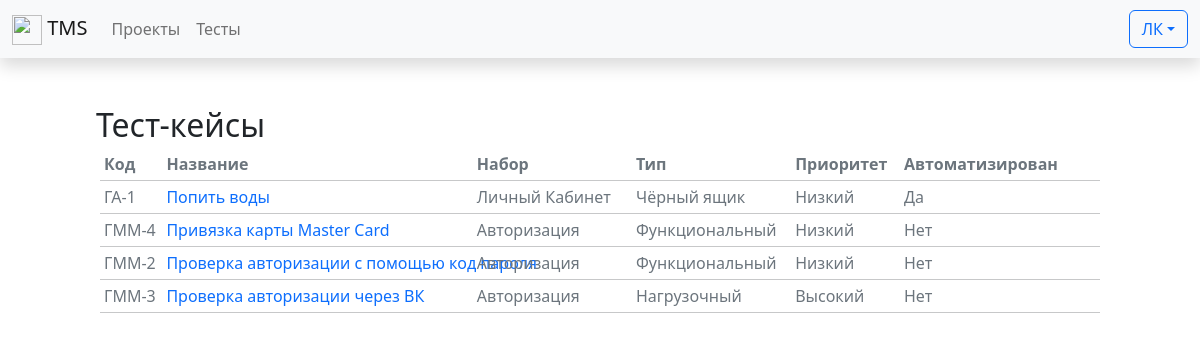
Page /tests/ on the earlier database version.
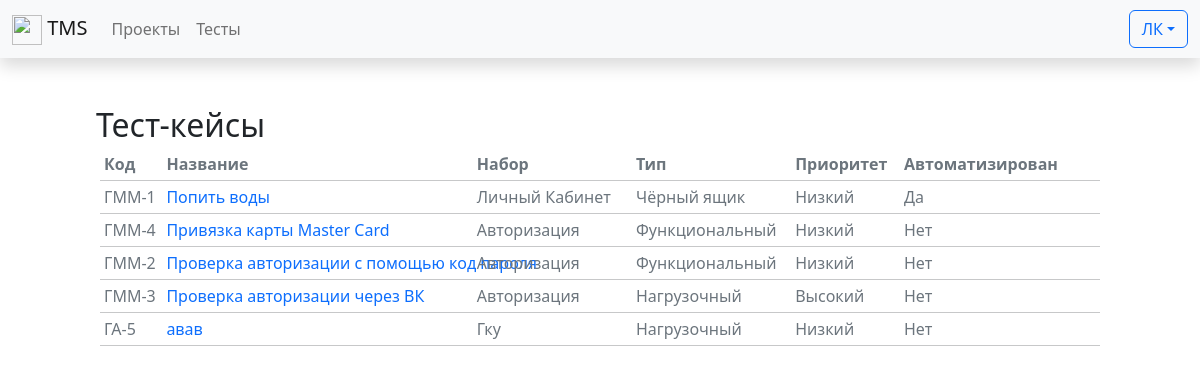
Same page on the later database version.
### tests/models.py (models this page shows, shortened)
class TestCases(models.Model):
    id = models.AutoField(_("Код тест-кейса"), primary_key=True)
    """
    Описание тест-кейса
    """
    title = models.CharField(_("Название"), max_length=100)
    precondition = models.TextField(_("Предусловия"), blank=True, null=True)
    description = models.TextField(_("Описание"), blank=True, null=True)
    expectedResult = models.TextField(
        _("Ожидаемый результат"), blank=True, null=True)
    """
    Параметры тест кейса:
    - Проект
    - Набор
    - Тип теста
    - Приоритет
    - Статус
    - Автоматизирован (True/False)
    """
    project = models.ForeignKey(Projects, verbose_name=_(
        "Проект"), on_delete=models.PROTECT)
    suite = models.ForeignKey(TestSuites, verbose_name=_(
        "Группа"), null=True, on_delete=models.SET_NULL)
    type = models.ForeignKey(TestTypes, verbose_name=_(
        "Тип теста"), on_delete=models.PROTECT)
    priority = models.ForeignKey(TestPriorities, verbose_name=_(
        "Приоритет"), on_delete=models.PROTECT)
    status = models.ForeignKey(TestStatuses, verbose_name=_(
        "Статус"), on_delete=models.PROTECT, default=3)
    isAutomated = models.BooleanField(_("Автоматизирован"))
    """
    Кем и когда создано
    """
    created_by = models.ForeignKey(
        settings.AUTH_USER_MODEL, verbose_name="Создатель", on_delete=models.PROTECT, related_name='created_by')
    created_date = models.DateTimeField(_("Создано"), auto_now_add=True)
    """
    Кем и когда модифицировано
    """
    lastModified_by = models.ForeignKey(
        settings.AUTH_USER_MODEL, verbose_name="Последние изменения", on_delete=models.PROTECT, related_name='modified_by')
    lastModified_date = models.DateTimeField(_("Изменено"), auto_now=True)
    class Meta:
        verbose_name = _("Тест-кейс")
        verbose_name_plural = _("Тест-кейсы")

class TestTypes(models.Model):
    id = models.AutoField(_("Код типа"), primary_key=True)
    name = models.CharField(_("Тип"), max_length=50)
    class Meta:
        verbose_name = _("Тип теста")
        verbose_name_plural = _("Типы тестов")
    def __str__(self):
        return self.name

class TestPriorities(models.Model):
    id = models.AutoField(_("Код приоритета"), primary_key=True)
    name = models.CharField(_("Приоритет"), max_length=50)
    class Meta:
        verbose_name = _("Приоритет")
        verbose_name_plural = _("Приоритеты")
    def __str__(self):
        return self.name

### tests/views.py (the view)
# urls.py: path('', include('tests.urls')),
def tests(request):
    suite_list = TestSuites.objects.all()
    suite_test_list = dict()
    testCaseSteps = dict()
    for suite_iter in suite_list:
        tests = TestCases.objects.filter(
            suite=suite_iter).order_by('title')
        suite_test_list[suite_iter.name] = tests
        for test in tests:
            testCaseSteps[test.id] = TestCaseSteps.objects.filter(
                testCase=test)
    return render(request, 'tests.html', {
        'suite_list': suite_list,
        'suite_test_list': suite_test_list,
        'testCaseSteps': testCaseSteps
    })

### tests/models.py (called while the page is built)
    def __str__(self):
        return self.name

    def acronym(self):
        regex = re.compile('[^а-яА-Яa-zA-Z]')
        return "".join(e[0].upper() for e in regex.sub(' ', self.name).split())

    def __str__(self):
        return self.name

    def __str__(self):
        return self.name

    def __str__(self):
        return self.description

### tests/views.py (called while the page is built)
@register.filter
def get_item(dictionary, key):
    return dictionary[key]

### templates/tests.html (shortened to what this page needs)
{% extends 'base.html' %}
{% block content %}
<div class="mx-5 p-5">
    <h2>Тест-кейсы</h2>
    {% include "testCase/testList_table.html" %}
</div>
{% endblock content %}

### templates/testCase/testList_table.html (shortened to what this page needs)
{% block testListTable %}
    <strong>
        <div class="d-flex flex-row align-self-center text-decoration-none text-secondary text-nowrap">
            <div class="mx-2" style="width: 5%;">Код</div>
            <div class="mx-1" style="width: 30%;">Название</div>
            <div class="mx-1" style="width: 15%;">Набор</div>
            <div class="mx-1" style="width: 15%;">Тип</div>
            <div class="mx-1" style="width: 10%;">Приоритет</div>
            <div class="mx-1" style="width: 5%;">Автоматизирован</div>
        </div>
    </strong>
    <hr class="m-1">
    {% if suite_test_list %}
        {% for suite_name, test_list in suite_test_list.items %}
            {% if test_list %}
                <div class="collapse show" id="collapse_{{ forloop.counter }}">
                    {% for test in test_list %}
                        {% with projectAcronym=test.project.acronym %}
                            <a class="d-flex flex-row text-decoration-none text-nowrap text-secondary"
                               href=""
                               data-bs-toggle="modal"
                               data-bs-target="#testCaseModal_{{ test.id }}">
                                <div class="mx-2" style="width: 5%;">{{ projectAcronym }}-{{ test.id }}</div>
                                <div class="mx-1 text-primary"
                                     style="width: 30%">{{ test.title }}</div>
                                <div class="mx-1" style="width: 15%;">{{ suite_name.title }}</div>
                                <div class="mx-1" style="width: 15%;">{{ test.type }}</div>
                                <div class="mx-1" style="width: 10%;">{{ test.priority }}</div>
                                <div class="mx-1" style="width: 5%;">
                                    {% if test.isAutomated %}
                                        Да
                                    {% else %}
                                        Нет
                                    {% endif %}
                                </div>
                            </a>
                            <hr class="m-1">
                        {% endwith %}
                    {% endfor %}
                </div>
            {% endif %}
        {% endfor %}
    {% else %}
        <div>Нет тестов :(</div>
    {% endif %}
{% endblock %}

Differences in the rows shown:
changed TestCases "Попить воды": project.acronym "ГА" → "ГММ"
added TestCases: project.acronym "ГА", id "5", title "авав", title "Гку", type "Нагрузочный", priority "Низкий", isAutomated "Нет"
